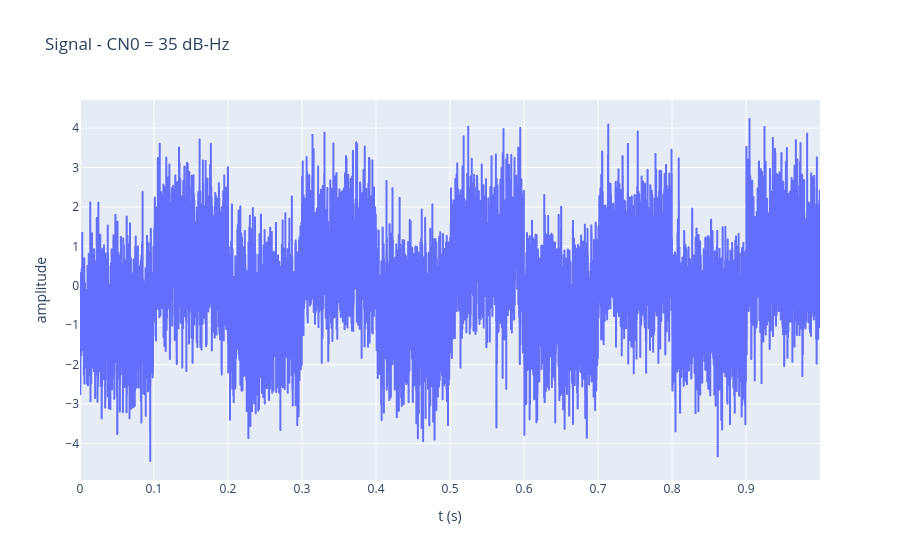

Notebook code cell kept with this figure:
### Code cell
# carrier to noise density - dB-Hz 
CN0 = widgets.FloatSlider( value=35, min=0, max=100, step=1, description="CN0 (dB-Hz)", continuous_update=False )

# one plot, redrawn in place when the slider moves
display( CN0 )
# pass plotly's mimebundle directly - display(fig) calls fig.show() and ignores display_id
plot = display( makeSignal( CN0.value )._repr_mimebundle_(), raw=True, display_id=True )
CN0.observe( lambda change: plot.update( makeSignal( change.new )._repr_mimebundle_(), raw=True ), names="value" )

### Figure 1 — Plotly figure (JSON) as saved in the notebook; plotly's stock layout.template omitted (floating-point values rounded to 4 significant figures; data arrays with more than 128 entries replaced by an {"elided": "..."} marker saying what was removed)
{"data": [{"mode": "lines", "name": "signal", "type": "scattergl", "x": {"elided": "10000 float values"}, "y": {"elided": "10000 float values"}}], "layout": {"title": {"text": "Signal - CN0 = 35 dB-Hz"}, "xaxis": {"title": {"text": "t (s)"}}, "yaxis": {"title": {"text": "amplitude"}}}}
